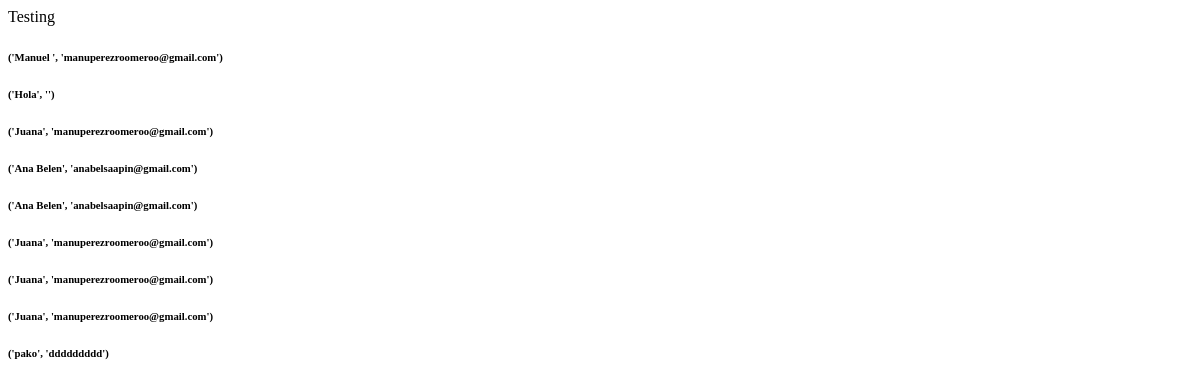
The page /userslog on the database as committed earlier.
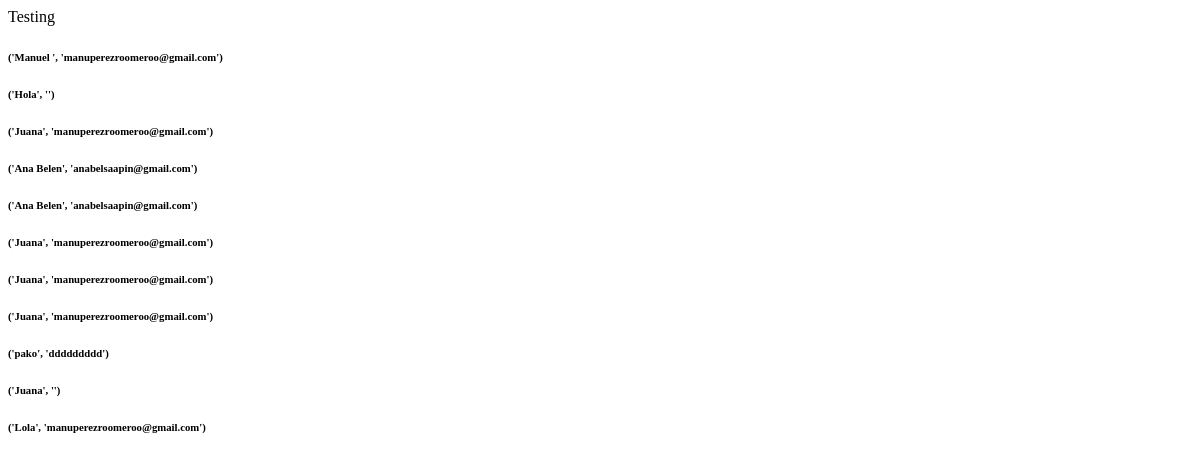
The same page on the database as committed later.
### models/register.py (models this page shows, shortened)
class Users(Base):
    __tablename__= "users"
    id = Column(String(50), primary_key=True)
    username = Column(String(50), nullable=False)
    email = Column(String(50), nullable=False)
    password = Column(String(20), nullable=False)
    created_time = Column(DateTime(), nullable=False)

### app.py (the view)
@app.route('/userslog')
def userslog():
    userslog = Users.query.all()
    return render_template('users.html', userslog=userslog)

### app.py (called while the page is built)
@app.teardown_appcontext
def shutdown_session(exception=None):
    db_session.remove()

### templates/users.html (shortened to what this page needs)
{% for i in userslog %}
<div>
 <h6>{{ i['username'], i['email'] }}</h6>
</div>
{% endfor %}

Rows that differ between the two databases and show on the page:
added Users: username+email "('Juana', '')"
added Users: username+email "('Lola', 'manuperezroomeroo@gmail.com')"
